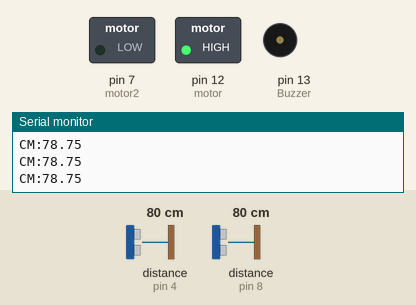
The sketch below on a simulated Arduino Uno, built with avr-gcc and run on an emulated ATmega328P. Shown: switched loads named in the sketch (green lamp = pin HIGH), buzzer (waves = sounding), the last lines printed to the serial monitor. Wiring (inferred from the names in the program): 2 × ultrasonic range finder: trigger pin 5, echo pin 4 / trigger pin 9, echo pin 8. The inputs (shaded band) are chosen by the test bench; at power-on: distance to the obstacle (sensors on pin 4, pin 8) 80 cm. The echo pulse lasts 58.3 µs per cm; pins used as bus, display or sensor lines are not drawn.

Above: at 2.8 s.
2.9 s: distance to the obstacle (sensor on pin 4) set to 132 cm
6.4 s: distance to the obstacle (sensor on pin 4) set to 142 cm
At 9.7 s:
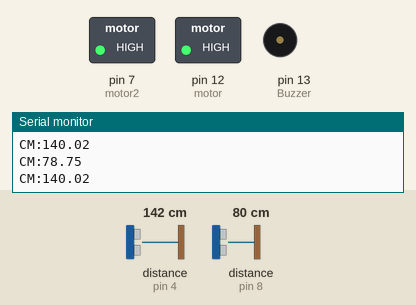
12.6 s: distance to the obstacle (sensor on pin 8) set to 250 cm
At 17.4 s:
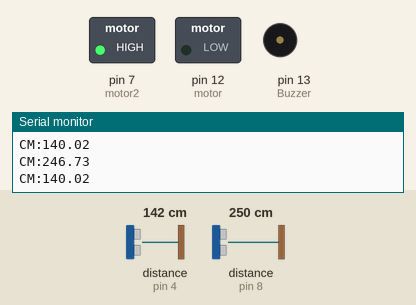
18.8 s: distance to the obstacle (sensor on pin 8) set to 205 cm
23.4 s: distance to the obstacle (sensor on pin 8) set to 199 cm
At 26.9 s:
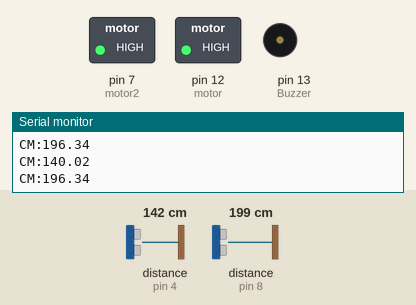
29.6 s: distance to the obstacle (sensor on pin 8) set to 299 cm
At 33.0 s:
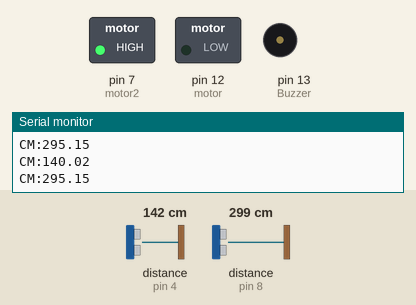
Timing chart, 0 to 36.8 s (numbered marks = the images above; inputs shaded):
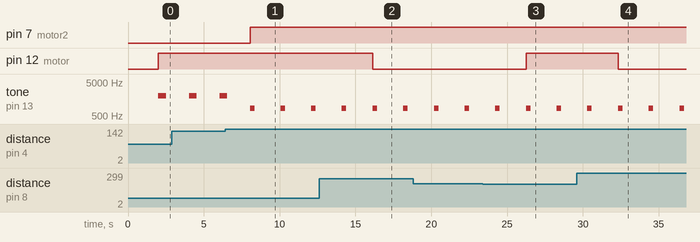

Measured:
- the behaviour switches between 136 and 137 cm on distance to the obstacle (sensor on pin 4) (found by bisection; images 0 and 1)
- the behaviour switches between 203 and 202 cm on distance to the obstacle (sensor on pin 8) (found by bisection; images 2 and 3)
- after the input at 6.4 s, pin 7 (motor2): LOW → HIGH after 1.7 s
- after the input at 12.6 s, pin 12 (motor): HIGH → LOW after 3.5 s
- after the input at 23.4 s, pin 12 (motor): LOW → HIGH after 2.8 s
- after the input at 29.6 s, pin 12 (motor): HIGH → LOW after 2.7 s
- by itself, tone on pin 13 (Buzzer): alternates 856 Hz for 0.30 s and silent for 1.7 s

The sketch:

_dispositivo_bengala_1_11.ino
```cpp
#include <Adafruit_LiquidCrystal.h>

  //projeto realizado pela turma de Desenvolvimento de sistema
// THALITA MARIA
// NICOLAS FRANCISCO
// FRANCISMAR PEREIRA
#define trigger 9   // sensor de obstaculo 8,9
#define echo 8
#define trigger1 5
#define echo1 4

int motor= 12; // motor de  vibração
int Buzzer= 13; //piezo(sinal sonoro)

int motor2= 7;  // motor de  vibração
float distancia = 0;
float tempo = 0;
float distancia1=0;
float tempo1=0;


void leitura(); // leitura do sensor de obstaculo
void leitura1(); // leitura do sensor de desnivel


void setup() {

  Serial.begin(9600);		//comunicação serial
  pinMode(trigger1, OUTPUT);
  pinMode(echo1, LOW);
  pinMode(trigger, OUTPUT);
  pinMode(echo, LOW);
  pinMode(Buzzer,OUTPUT);
  pinMode(motor,OUTPUT);
  pinMode(motor2,OUTPUT);

  //delay(2000);


}

void loop() {
  leitura();
  distancia= tempo/59;  // formula para caculo de distancia
  Serial.print("CM:"); // unidade de medida
  Serial.println(distancia);// mostrar na tela do monitor
  delay (1000);


  leitura1();
  distancia1= tempo1/59;
  Serial.print("CM:");
  Serial.println(distancia1);
  delay (1000);


 // primeiro sensor echo, trigger(8 e 9)
  // este sensor tem como objetivo identificar obstaculo


  // Primeira identificação do obstaculo

  if (distancia>=160 && distancia<=200){
  	digitalWrite(motor,HIGH);
  	tone(Buzzer, 656, 300);
     delayMicroseconds(500);


  } // obstaculo longe

  else  {
  digitalWrite(motor, LOW);
  }


  //segundo sinal que obstaculo persiste

  if (distancia<159){
  	digitalWrite(motor,HIGH);
  	tone(Buzzer,2000, 500);
     delayMicroseconds(500);


  }
  else  {
  //digitalWrite(motor, LOW);
  }


  // segundo sensor echo1, trigger1(4 e 5)
  // este sensor tem como objetivo identificar desnivel
  // este sensor trabalha numa margem segura de de 134cm
  // caso aja um desnivel de até 14cm
  // passado de 15cm o sensor vai que aja
  //um desnivelamento grande ou buraco

  if (distancia1>=135 && distancia1<=149){
  	digitalWrite(motor2,HIGH);
  	tone(Buzzer, 856, 300);

     delayMicroseconds(500);

    } // desnivel de 10cm
  else  {
  digitalWrite(motor2, LOW);
  }

  //identifcando desnivelamento grande ou buraco
  if (distancia1>150){
  	digitalWrite(motor2,HIGH);
  	tone(Buzzer, 456, 300);

     delayMicroseconds(500);

    }
   else  {
//  digitalWrite(motor2, LOW);
  }

}
  void leitura()
  {
  pinMode(trigger, OUTPUT);
  digitalWrite(trigger, HIGH);
  delayMicroseconds(10);
    digitalWrite(trigger, LOW);
    pinMode(echo, INPUT);
    tempo=pulseIn(echo,HIGH);
  }


void leitura1(){

    pinMode(trigger1, OUTPUT);
  digitalWrite(trigger1, HIGH);
  delayMicroseconds(10);
    digitalWrite(trigger1, LOW);
    pinMode(echo1, INPUT);
    tempo1=pulseIn(echo1,HIGH);


  }


 
```
